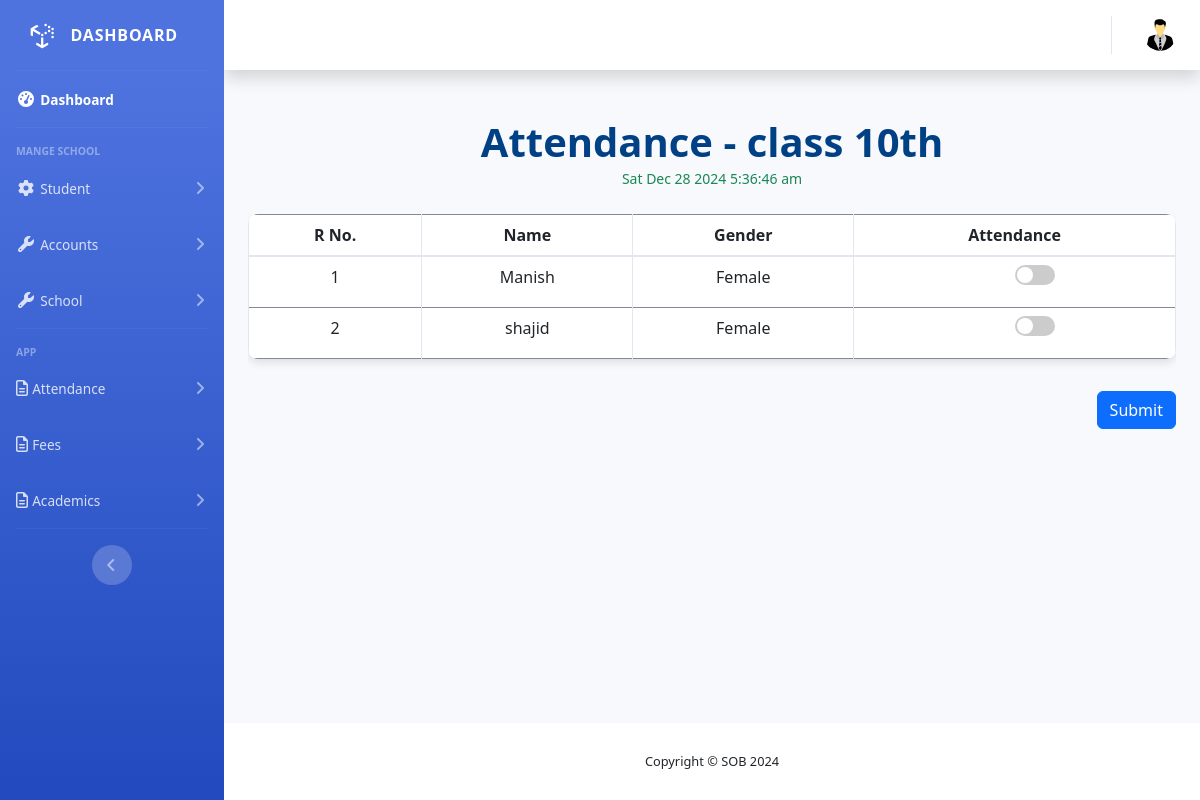
Page /attendance/1/mark-attendance on the committed database.
### core/models.py (models this page shows)
class Class(models.Model):
    name = models.CharField(max_length=50, help_text="Class 1st etc...")
    section = models.CharField(max_length=1, choices=LETTER_CHOICES,null=True, blank=True)
    alias = models.CharField(max_length=20, null=True, blank=True)
    user = models.ForeignKey(User, on_delete=models.SET_NULL, null=True, blank=True,related_name='class_teacher_of', limit_choices_to={'user_type': 'T'}, verbose_name="Class Teacher")
    total_students = models.PositiveIntegerField(default=0)
    class_monitor_boy = models.ForeignKey(User, on_delete=models.SET_NULL, null=True, blank=True, related_name='monitor_boy_of', limit_choices_to={'user_type': 'STU'},)
    class_monitor_girl = models.ForeignKey(User, on_delete=models.SET_NULL, null=True, blank=True, related_name='monitor_girl_of', limit_choices_to={'user_type': 'STU'},)
    subjects = models.ManyToManyField(Subject, related_name='classes')
    history = HistoricalRecords()
    def __str__(self):
        return f"{self.name} {self.section or ''}"

### student/models.py (models this page shows, shortened)
class Enrollment(models.Model):
    student = models.ForeignKey(Student, on_delete=models.CASCADE, related_name='enrollments')
    academic_year = models.ForeignKey(AcademicYear, on_delete=models.CASCADE, related_name='enrollments')
    standard = models.ForeignKey(Class, on_delete=models.CASCADE, related_name='enrollments')
    enrollment_date = models.DateField(auto_now_add=True)
    cancel_enroll = models.BooleanField(default=False)
    class Meta:
        unique_together = ('student','academic_year')

class Student(models.Model):
    user = models.OneToOneField(User, on_delete=models.CASCADE, related_name='student', null=True, blank=True)
    first_name = models.CharField(max_length=100)
    last_name = models.CharField(max_length=100)
    date_of_birth = models.DateField()
    gender = models.CharField(max_length=10, choices=[('male', 'Male'), ('female', 'Female')])
    adhar_number = models.CharField(
        max_length=12,  # Ensures the field allows a maximum of 12 characters
        validators=[RegexValidator(r'^\d{12}$', message="Aadhar number must be exactly 12 digits.")],
        unique=True,  # Enforces uniqueness in the database
        verbose_name="Aadhar Number"
    )
    religion = models.CharField(max_length=50, choices=RELIGION_CHOICES)
    photo = models.ImageField(upload_to='student_photos/', blank=True, null=True, verbose_name="Student Photo", help_text="Upload a valid image file (JPG, PNG, etc.) not exceeding 500 KB.", height_field=None, width_field=None)
    profile_creation_date = models.DateField(auto_now_add=True)
    last_school_name = models.CharField(max_length=255)
    last_class_attended = models.CharField(max_length=100)
    examination_board = models.CharField(max_length=100)
    percentage_or_grade = models.CharField(max_length=50)  # Can store percentage or grade
    leaving_certificate_date = models.DateField(null=True, blank=True)
    leaving_certificate_number = models.CharField(max_length=100)
    nationality = models.CharField(max_length=10, choices=[('in', 'India'), ('o', 'Other')])
    residential_address = models.TextField(max_length=70)
    residential_city = models.CharField(max_length=100)
    residential_state = models.CharField(max_length=100 , choices=INDIAN_STATES)
    residential_pin_code = models.CharField(max_length=6, validators=[RegexValidator(r'^\d{6}$')])
    permanent_address = models.TextField(max_length=70)
    permanent_city = models.CharField(max_length=100)
    permanent_state = models.CharField(max_length=100, choices=INDIAN_STATES)
    permanent_pin_code = models.CharField(max_length=6, validators=[RegexValidator(r'^\d{6}$')])
    local_guardian_name = models.CharField(max_length=100, null=True, blank=True)
    local_guardian_mobile = models.CharField(max_length=15, null=True, blank=True)
    local_guardian_address = models.TextField(null=True, blank=True)
    local_guardian_health_problem = models.TextField(null=True, blank=True)
    relation_to_guardian = models.CharField(max_length=50, blank=True, null=True, help_text="Relation to the guardian, e.g. Uncle, Aunt")
    father_name = models.CharField(max_length=100)
    father_age = models.IntegerField(null=True, blank=True)
    father_education = models.CharField(max_length=100, null=True, blank=True)
    father_occupation = models.CharField(max_length=100, null=True, blank=True)
    father_organisation = models.CharField(max_length=100, null=True, blank=True)
    father_designation = models.CharField(max_length=100,null=True, blank=True)
    father_languages_known = models.CharField(max_length=200, null=True, blank=True)
    father_mobile_number = models.CharField(max_length=10)
    father_email = models.EmailField(null=True, blank=True)
    father_phone = models.CharField(max_length=20, null=True, blank=True)
    father_annual_income = models.DecimalField(max_digits=12, decimal_places=2,null=True, blank=True)
    mother_name = models.CharField(max_length=100)
    mother_age = models.IntegerField(null=True, blank=True)
    mother_education = models.CharField(max_length=100,null=True, blank=True)
    mother_occupation = models.CharField(max_length=100,null=True, blank=True)
    mother_organisation = models.CharField(max_length=100,null=True, blank=True)
    mother_designation = models.CharField(max_length=100,null=True, blank=True)
    mother_languages_known = models.CharField(max_length=200, null=True, blank=True)
    mother_mobile_number = models.CharField(max_length=10)
    mother_email = models.EmailField(null=True, blank=True)
    mother_phone = models.CharField(max_length=20,null=True, blank=True)
    mother_annual_income = models.DecimalField(max_digits=12, decimal_places=2,null=True, blank=True)

### attendance/views.py (the view, shortened to what this page needs)
# urls.py: path('<int:class_id>/mark-attendance', MarkAttendanceView.as_view(), name='mark-attendance'),
class MarkAttendanceView(ListView):
    model = Enrollment
    template_name = 'attendance/mark_attendance.html'
    context_object_name = 'students'
    url_kwarg = 'class_id'
    def get_queryset(self):
        current_ay = AcademicYear.objects.get(start_date__lte=date.today(), end_date__gte=date.today())
        students = Enrollment.objects.filter(academic_year=current_ay, standard_id=self.kwargs.get('class_id'))
        return students
    def get_context_data(self, **kwargs):
        context = super().get_context_data(**kwargs)
        context['class'] = Class.objects.get(id=self.kwargs.get('class_id'))
        return context

### attendance/templates/attendance/mark_attendance.html (shortened to what this page needs)
{% extends "base.html" %}
{% load static %}
{% block main %}
<form method="POST">
<div class="container my-5">
    <h1 class="text-center mb-0">Attendance - {{class}}</h1>
    <div class="text-center mb-4">
        <small class="text-success text-center" id="live-time">12 Dec 2023 12:45 pm</small>
    </div>
    <div class="table-responsive">
        <table class="table table-bordered text-center">
            <thead>
                <tr>
                    <th>R No.</th>
                    <th>Name</th>
                    <th>Gender</th>
                    <th>Attendance</th>
                </tr>
            </thead>
            <tbody>
                {% for student in students %}
                <tr id="row{{forloop.counter}}">
                    <td>{{forloop.counter}}</td>
                    <td>{{student.student.first_name}}</td>
                    <td>Female</td>
                    <td>
                        <label class="form-switch">
                            <input type="checkbox" name="{{ student.student.id }}" onchange="toggleAttendance(this, {{forloop.counter}})">
                        </label>
                    </td>
                </tr>
                {% endfor %}
            </tbody>
        </table>
    </div>
    <div class="text-end">
        <button type="button" class="btn btn-primary mt-3" data-bs-toggle="modal" data-bs-target="#confirmationModal" onclick="showDetails()">Submit</button>
    </div>
</div>
</form>
{% endblock main %}

### attendance/templates/attendance/mark_attendance.html (style rules this page uses)
body { background-color: #f8f9fa; }
h1 { font-weight: 700; color: #004085; }
.table { border-radius: 10px; overflow: hidden; box-shadow: 0 4px 8px rgba(0, 0, 0, 0.1); }
.table tbody tr { transition: transform 0.2s, background-color 0.3s; }
.form-switch input { width: 40px; height: 20px; position: relative; appearance: none; outline: none; background-color: #ccc; border-radius: 50px; cursor: pointer; transition: background-color 0.3s; }
.form-switch input::after { content: ''; width: 16px; height: 16px; background-color: #fff; border-radius: 50%; position: absolute; top: 2px; left: 2px; transition: transform 0.3s; }

### rows in the picture
Class: name+section "class 10th"
Enrollment: student.first_name "Manish"
Enrollment: student.first_name "shajid"
